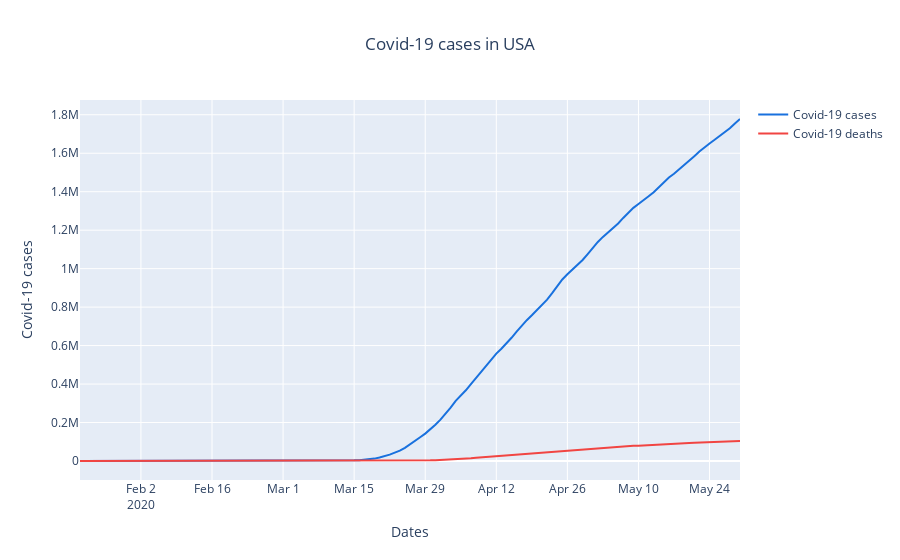

Write notebook code for a chart like this one.
### Code cell
trace1 = go.Scatter(
    x = df['date'],
    y = df['cases'],
    name = 'Covid-19 cases',
    marker = dict(color = '#1971DE')
    )

trace2 = go.Scatter(
    x = df['date'],
    y = df['deaths'],
    name = 'Covid-19 deaths',
    marker = dict(color = '#f14542')
    )

layout = go.Layout(
    title = 'Covid-19 cases in USA',
    title_x = 0.5,
    showlegend = True,
    xaxis = dict(title = 'Dates'),
    yaxis = dict(title = 'Covid-19 cases'),
    
    )

data = [trace1,trace2]

fig = go.Figure(data = data,layout = layout)
print("Total Cases in USA",df['cases'].iat[-1])
print("Total deaths in USA",df['deaths'].iat[-1])
py.iplot(fig)

### Figure 1 — Plotly figure (JSON) as saved in the notebook; plotly's stock layout.template omitted (floating-point values rounded to 4 significant figures; data arrays with more than 128 entries replaced by an {"elided": "..."} marker saying what was removed)
{"data": [{"marker": {"color": "#1971DE"}, "name": "Covid-19 cases", "type": "scatter", "x": {"elided": "131 str values"}, "y": {"elided": "131 int values"}}, {"marker": {"color": "#f14542"}, "name": "Covid-19 deaths", "type": "scatter", "x": {"elided": "131 str values"}, "y": {"elided": "131 int values"}}], "layout": {"showlegend": true, "title": {"text": "Covid-19 cases in USA", "x": 0.5}, "xaxis": {"title": {"text": "Dates"}}, "yaxis": {"title": {"text": "Covid-19 cases"}}}}
